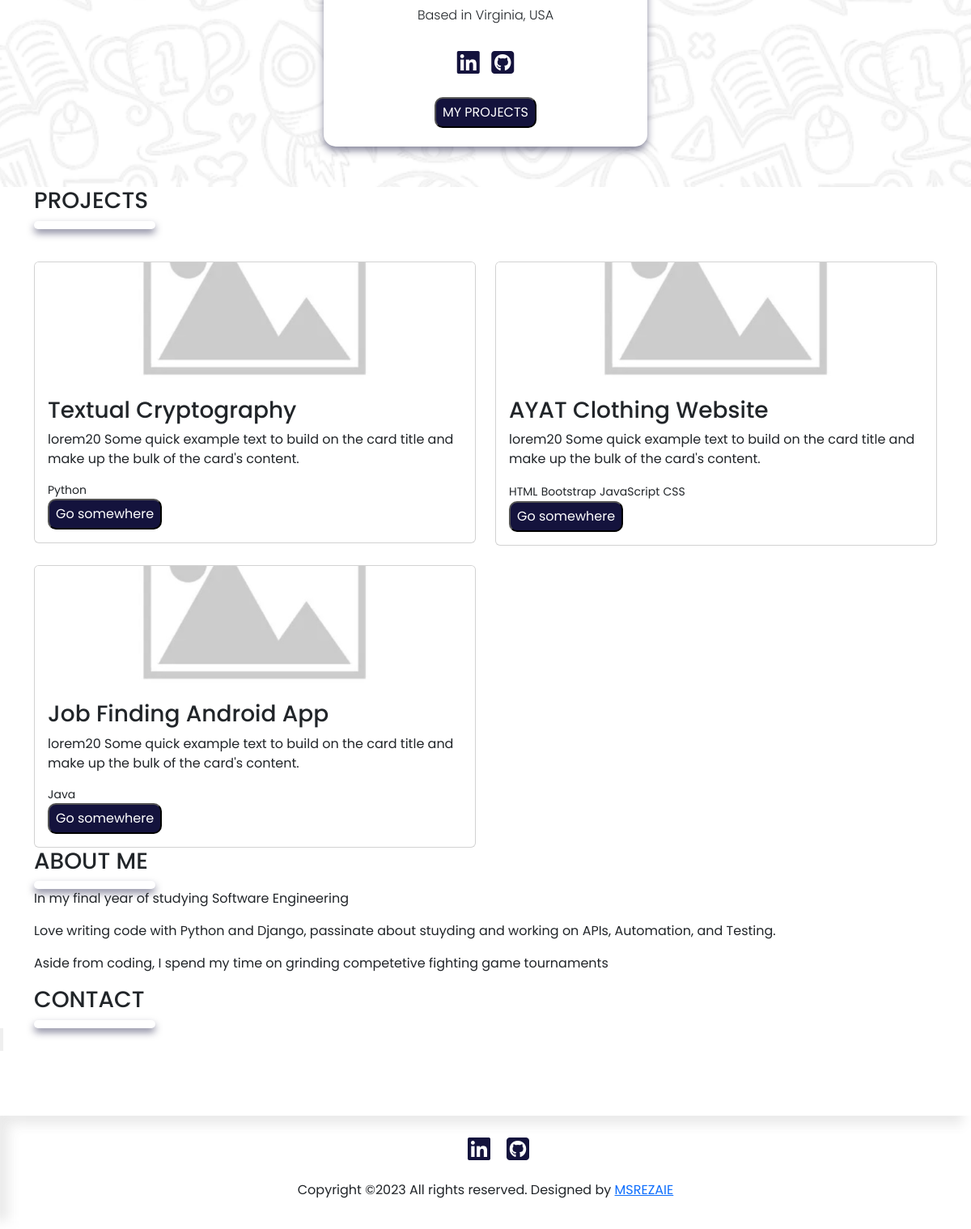
Before: / (lower part) with the older database file.
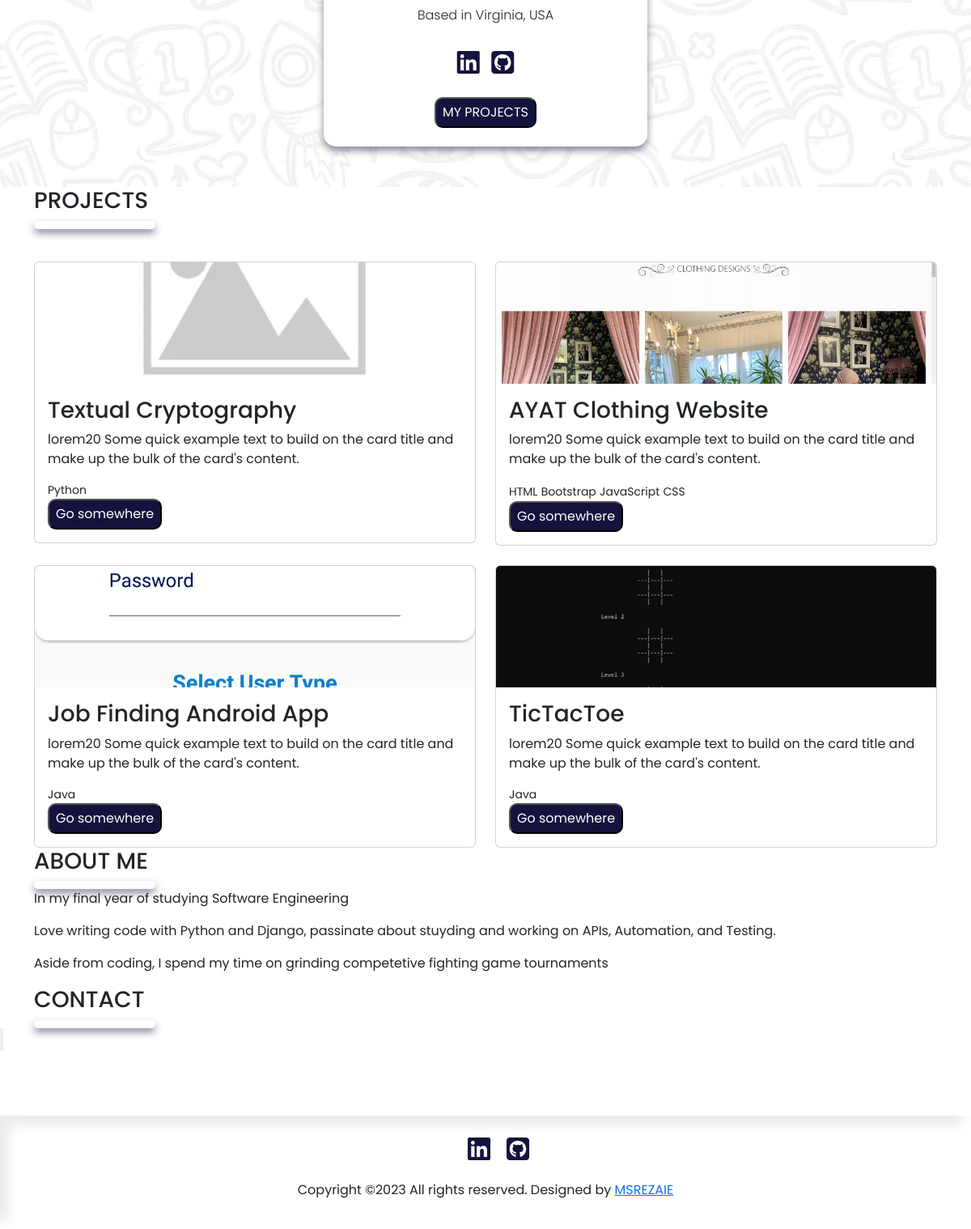
After: the same page with the newer database file.
### base/models.py (models this page shows, shortened)
class Project(models.Model):
    title = models.CharField(max_length=200)
    desc = models.TextField(null=True, blank=True)
    featured_image = models.ImageField(
        null=True, blank=True, default="no-image.jpg")
    demo_link = models.CharField(max_length=2000, null=True, blank=True)
    source_link = models.CharField(max_length=2000, null=True, blank=True)
    tags = models.ManyToManyField('Tag', blank=True)
    created = models.DateTimeField(auto_now_add=True)
    id = models.UUIDField(default=uuid.uuid4, unique=True,
                          primary_key=True, editable=False)

class Tag(models.Model):
    name = models.CharField(max_length=200)
    created = models.DateTimeField(auto_now_add=True)
    id = models.UUIDField(default=uuid.uuid4, unique=True,
                          primary_key=True, editable=False)
    def __str__(self):
        return self.name

### base/views.py (the view)
# urls.py: path('', views.base, name='base'),
def base(request):
    page = Page.objects.first()
    profile = Profile.objects.first()
    projects = Project.objects.all()
    topSkills = profile.skill_set.exclude(description__exact="")
    otherSkills = profile.skill_set.filter(description="")
    context = {'profile': profile, 'projects': projects, 'topSkills': topSkills, 'otherSkills': otherSkills, 'page': page}
    return render(request, "base/base.html", context)

### base/templates/base/base.html (shortened to what this page needs)
{% extends 'index.html' %}
{% load static %}
{% block banner-profile %}
<div class="banner">
    <div class="profile">
        <div class="container">
            <div class="profile-card">
                <div class="profile-location">Based in {{profile.location}}</div>
                <div class="profile-socials">
                    {% if profile.social_linkedin %}
                        <a title="LinkedIn" href="{{profile.social_linkedin}}" target="_blank"><i class="fa-brands fa-linkedin fa-2xl"></i></a>
                    {% endif %}
                    {% if profile.social_github %}
                        <a title="Github" href="{{profile.social_github}}" target="_blank"><i class="fa-brands fa-square-github fa-2xl"></i></a>
                    {% endif %}
                </div>
                <div class="profile-proj-btn"><button type="button" class="u-button">MY PROJECTS</button></div>
            </div>
        </div>
    </div>
</div>
{% endblock banner-profile %}
{% block projectsCard %}
<div class="title-card">
    <div class="container">
        <h3>PROJECTS</h3>
        <div class="title-card-banner">
    </div>
</div>
<div class="projects-stack">
    <div class="container">
        <div class="row gy-4">
            {% for project in projects %}
                <div class="col-lg-6">
                    <div class="projects-card card">
                        <div class="proj-img"><img class="card-img-top" src="{{project.featured_image.url}}" alt="..."></div>
                        <div class="card-body">
                            <h3 class="card-title">{{project.title}}</h3>
                            <p class="card-text">lorem20 Some quick example text to build on the card title and make up the bulk of the card's content.</p>
                            <div class="project_tags">
                                {% for tag in project.tags.all %}
                                <span class="tag tag--pill tag--main">
                                    <small>{{tag}}</small>
                                </span>
                                {% endfor %}
                            </div>
                            <a href="{% url 'project' project.id %}" class=""><button class="u-button">Go somewhere</button></a>
                        </div>
                    </div>
                </div>
            {% endfor %}
        </div>
    </div>
</div>
{% endblock projectsCard %}
{% block about %}
<div class="title-card">
    <div class="container">
        <h3>ABOUT ME</h3>
        <div class="title-card-banner">
    </div>
</div>
<div class="container">
    <p>In my final year of studying Software Engineering</p>
    <p>Love writing code with Python and Django, passinate about stuyding and working on APIs,
        Automation, and Testing.</p>
    <p>Aside from coding, I spend my time on grinding competetive fighting game tournaments</p>
</div>
{% endblock about %}

Changed rows visible on the page:
changed Project "AYAT Clothing Website": featured_image: picture added in place of a placeholder
changed Project "Job Finding Android App": featured_image: picture added in place of a placeholder
added Project: featured_image (picture), title "TicTacToe", Tag (name "Java")
